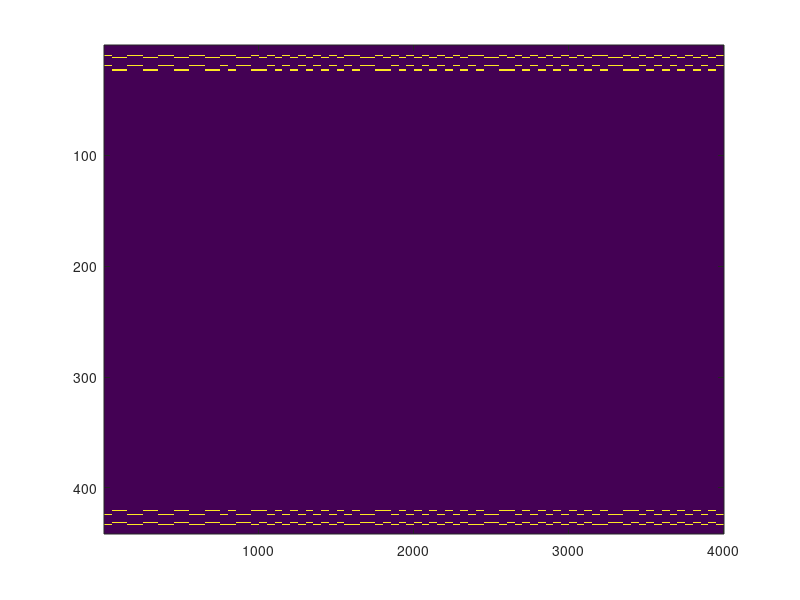

Here is the MATLAB script that generated this plot:
%PSEUDO_FM_ENCODER Summary of this function goes here
%   Detailed explanation goes here
function [ output_args outputdata ] = Pseudo_FM_Encoder( varargin )
	output_args = varargin;
	fig = 1;
	t = 1; % 1 segundo
	fs = 44100; % frecuencia de sampling
	sf = fs * t; % muestras

	df = 10;
	d = 2;

	freq = [1e2; 2e2; 4e2; 8e2];
	data = Pseudo_Generate_Data(d);
	bindata = Pseudo_Binary(data);
	manchester = Pseudo_Manchester(bindata);
	[channels, lengths] = size(data);

	outputdata = zeros(8 * lengths * sf, 1);
	for channel = 1:channels
		manchester_ = manchester(channel,:);
		freq_ = freq(channel);

		sinedata = [];
		for n = 1:length(manchester_)
			time = transpose(0 : 1/fs : (sf - 1)/fs) + (n-1) * (sf - 1)/fs;
			timeLength = length(time);
			sinedata = [sinedata; sin(2 * pi * freq_ * (1 + df * 1i^(2*manchester_(n+0))) * time(1:timeLength/2))];
		end; clear n;
		clear bindata_ freq_;
		outputdata = outputdata + sinedata;
	end; clear channel;
	clear time sinedata;
	clear channels lengths;

	figure(fig); fig = fig + 1;
	imagesc(abs(Pseudo_Spectrometer(outputdata, fs)));
	%sound(outputdata);

if 0
	sf = length(outputdata);
	fs = 1000;
	time = transpose(0 : 1/fs : (sf - 1)/fs);
	%sinedata = [sin(2 * pi * fs * time); sin(2 * pi * 2 * fs * (time(end) + time))];
	sinedata = sin(2 * pi * fs * time);
	plot(sinedata);
	imagesc(abs(Pseudo_Spectrometer(outputdata .* sinedata, 44100)));
end

	output_args = 1;
end

%generate data
function [ output ] = Pseudo_Generate_Data(channels)
	data1 = [ 85, 1, 1, 1, 1 ];
 	data2 = [ 85, 2, 2, 2, 2 ];
	data3 = [ 85, 4, 4, 4, 4 ];
	data4 = [ 85, 8, 8, 8, 8 ];

	output = [];
	if (channels >= 1)
		output = [output; data1];
	end;
	if (channels >= 2)
		output = [output; data2];
	end;
	if (channels >= 3)
		output = [output; data3];
	end;
	if (channels >= 4)
		output = [output; data4];
	end
	clear data1 data2 data3 data4;
end

%binary representation
function [ output ] = Pseudo_Binary(x)
	[channels, lengths] = size(x);

	output = zeros(channels, 8 * lengths);
	for channel = 1 : channels
		data = x(channel, :);
		for n = 0:length(data) - 1
			output(channel, (1:8) + n * 8) = transpose(bitget(data(n + 1), 1:8));
		end; clear n;
	end
end

%manchester representation
function [ output ] = Pseudo_Manchester(x)
	[channels, lengths] = size(x);

	output = zeros(channels, 2 * lengths);
	for channel = 1 : channels
		data = x(channel, :);
		for n = 0:length(data) - 1
			output(channel, (1:2) + n * 2) = [data(n + 1) not(data(n + 1))];
		end; clear n;
	end
end

% existe spectrogram pero no da resultados similares
function [ ffts ] = Pseudo_Spectrometer(data, frequency)
	dataLength = length(data);

	% Partition data into smaller fragments
	sliceSize = frequency / 100;
	slices = floor(dataLength / sliceSize);
	clear dataLength;
	slicesCount = slices * sliceSize;

	dataStart = data(1 : slicesCount);
	dataEnd = data(slicesCount + 1 : end);
	clear slicesCount;

	dataMatrix = reshape(dataStart, sliceSize, slices);
	clear dataStart dataEnd slices;

	% Apply FFT to each fragment
 	ffts = fft(dataMatrix);
%	ffts = ffts(1:floor(sliceSize/2), :); % use first half
	clear sliceSize dataMatrix;
end
